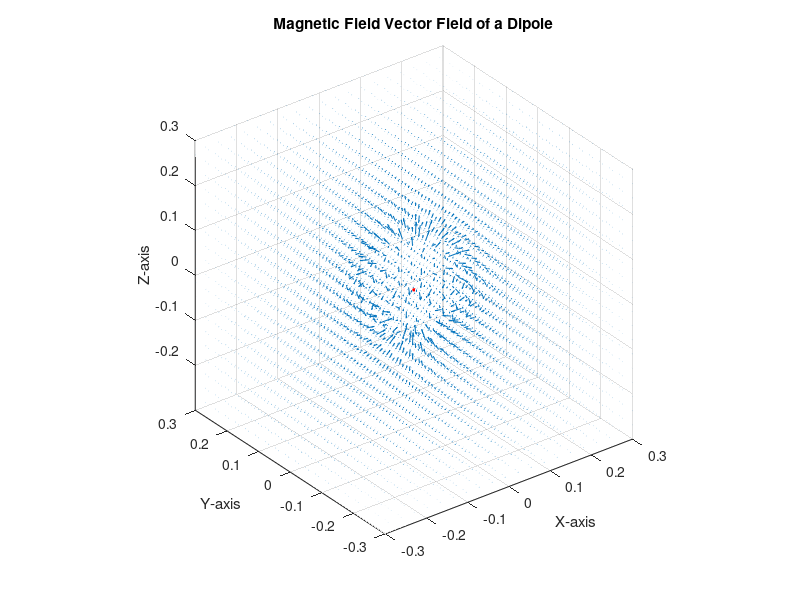
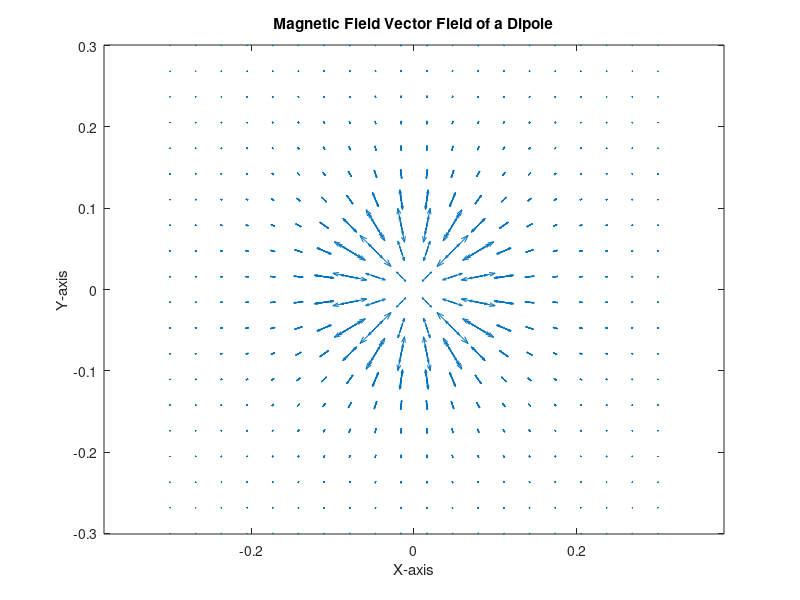

The MATLAB source for these figures, in order:
close all;
clear;
clc;

% Parameters
mu0 = 4*pi*1e-7; % Permeability of free space
m = [0, 0, 1];   % Magnetic moment vector (aligned along z-axis)

% Grid
[x, y, z] = meshgrid(linspace(-0.3, 0.3, 20), linspace(-0.3, 0.3, 20), linspace(-0.3, 0.3, 20));

% Calculate field components
r = sqrt(x.^2 + y.^2 + z.^2);
rx = x./r; ry = y./r; rz = z./r;

Bx = mu0/(4*pi) * (3*(m(1)*rx + m(2)*ry + m(3)*rz).*rx - m(1))./r.^3;
By = mu0/(4*pi) * (3*(m(1)*rx + m(2)*ry + m(3)*rz).*ry - m(2))./r.^3;
Bz = mu0/(4*pi) * (3*(m(1)*rx + m(2)*ry + m(3)*rz).*rz - m(3))./r.^3;

% Remove singularities
Bx(r<0.1) = NaN;
By(r<0.1) = NaN;
Bz(r<0.1) = NaN;

% Plotting
figure(1)
quiver3(x, y, z, Bx, By, Bz);
hold on;
plot3(0, 0, 0, 'ro', 'MarkerSize', 2, 'MarkerFaceColor', 'r'); % First dipole position
hold off
axis equal;
xlabel('X-axis');
ylabel('Y-axis');
zlabel('Z-axis');
title('Magnetic Field Vector Field of a Dipole');

% Plotting
figure(2)
quiver(x, y,Bx, By);
axis equal;
xlabel('X-axis');
ylabel('Y-axis');
title('Magnetic Field Vector Field of a Dipole');